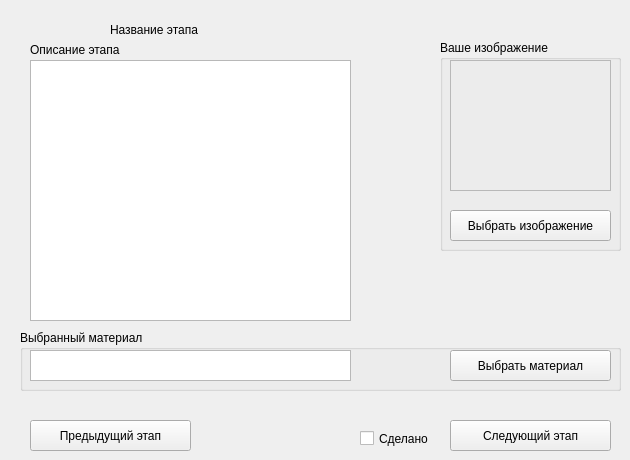
      <widget class="QWidget" name="tab_9">
       <attribute name="title">
        <string>8</string>
       </attribute>
       <widget class="QTextEdit" name="textEdit_18">
        <property name="geometry">
         <rect>
          <x>30</x>
          <y>60</y>
          <width>321</width>
          <height>261</height>
         </rect>
        </property>
       </widget>
       <widget class="QPushButton" name="pushButton_38">
        <property name="geometry">
         <rect>
          <x>450</x>
          <y>420</y>
          <width>161</width>
          <height>31</height>
         </rect>
        </property>
        <property name="text">
         <string>Следующий этап</string>
        </property>
       </widget>
       <widget class="QCheckBox" name="checkBox_9">
        <property name="geometry">
         <rect>
          <x>360</x>
          <y>430</y>
          <width>70</width>
          <height>17</height>
         </rect>
        </property>
        <property name="toolTip">
         <string>Если вы уже сделали этот шаг, отметьте &quot;Сделано&quot;</string>
        </property>
        <property name="text">
         <string>Сделано</string>
        </property>
       </widget>
       <widget class="QPushButton" name="pushButton_40">
        <property name="geometry">
         <rect>
          <x>30</x>
          <y>420</y>
          <width>161</width>
          <height>31</height>
         </rect>
        </property>
        <property name="text">
         <string>Предыдущий этап</string>
        </property>
       </widget>
       <widget class="QLabel" name="label_16">
        <property name="geometry">
         <rect>
          <x>110</x>
          <y>4</y>
          <width>421</width>
          <height>51</height>
         </rect>
        </property>
        <property name="text">
         <string>Название этапа</string>
        </property>
        <property name="scaledContents">
         <bool>true</bool>
        </property>
        <property name="wordWrap">
         <bool>true</bool>
        </property>
       </widget>
       <widget class="QGroupBox" name="groupBox_8">
        <property name="geometry">
         <rect>
          <x>20</x>
          <y>330</y>
          <width>601</width>
          <height>61</height>
         </rect>
        </property>
        <property name="title">
         <string>Выбранный материал</string>
        </property>
        <widget class="QTextEdit" name="textEdit_17">
         <property name="geometry">
          <rect>
           <x>10</x>
           <y>20</y>
           <width>321</width>
           <height>31</height>
          </rect>
         </property>
         <property name="readOnly">
          <bool>true</bool>
         </property>
        </widget>
        <widget class="QPushButton" name="pushButton_37">
         <property name="geometry">
          <rect>
           <x>430</x>
           <y>20</y>
           <width>161</width>
           <height>31</height>
          </rect>
         </property>
         <property name="text">
          <string>Выбрать материал</string>
         </property>
        </widget>
       </widget>
       <widget class="QLabel" name="label_29">
        <property name="geometry">
         <rect>
          <x>30</x>
          <y>40</y>
          <width>201</width>
          <height>20</height>
         </rect>
        </property>
        <property name="text">
         <string>Описание этапа</string>
        </property>
       </widget>
       <widget class="QGroupBox" name="groupBox_18">
        <property name="geometry">
         <rect>
          <x>440</x>
          <y>40</y>
          <width>181</width>
          <height>211</height>
         </rect>
        </property>
        <property name="title">
         <string>Ваше изображение</string>
        </property>
        <widget class="QLabel" name="label_11">
         <property name="geometry">
          <rect>
           <x>10</x>
           <y>20</y>
           <width>161</width>
           <height>131</height>
          </rect>
         </property>
         <property name="frameShape">
          <enum>QFrame::StyledPanel</enum>
         </property>
         <property name="text">
          <string/>
         </property>
        </widget>
        <widget class="QPushButton" name="pushButton_39">
         <property name="geometry">
          <rect>
           <x>10</x>
           <y>170</y>
           <width>161</width>
           <height>31</height>
          </rect>
         </property>
         <property name="toolTip">
          <string>Если вы хотите добавить ваше изображение к данному этапу строительства</string>
         </property>
         <property name="text">
          <string>Выбрать изображение</string>
         </property>
        </widget>
       </widget>
      </widget>
